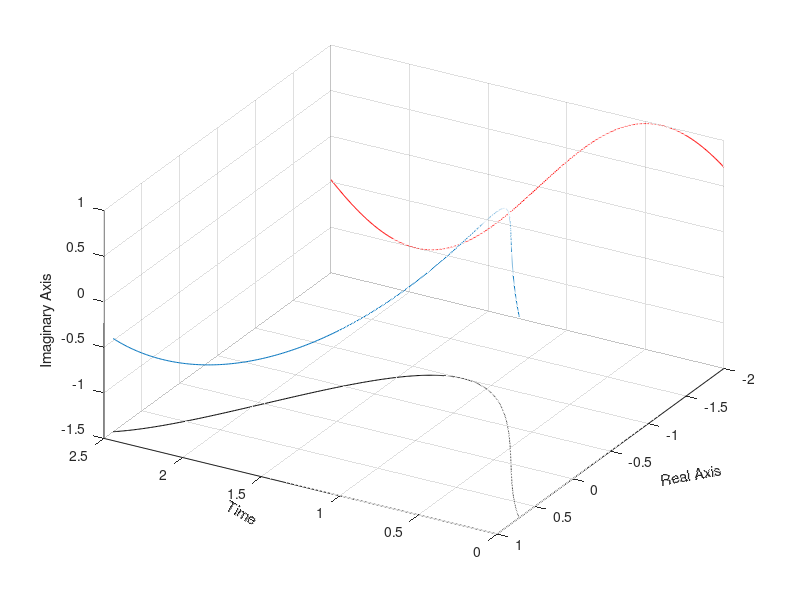

MATLAB code for this plot:
t = linspace(0, 2.5, 500);
f = exp(i*(2*t+pi/4));
plot3(t, real(f), imag(f))
hold on
plot3(t, real(f), zeros(size(t))-1.5,'k')
plot3(t, zeros(size(t))-2, imag(f),'r')
hold off
grid on
view([-150  40])
xlabel('Time', 'Rotation',-30)
ylabel('Real Axis', 'Rotation',10)
zlabel('Imaginary Axis')
